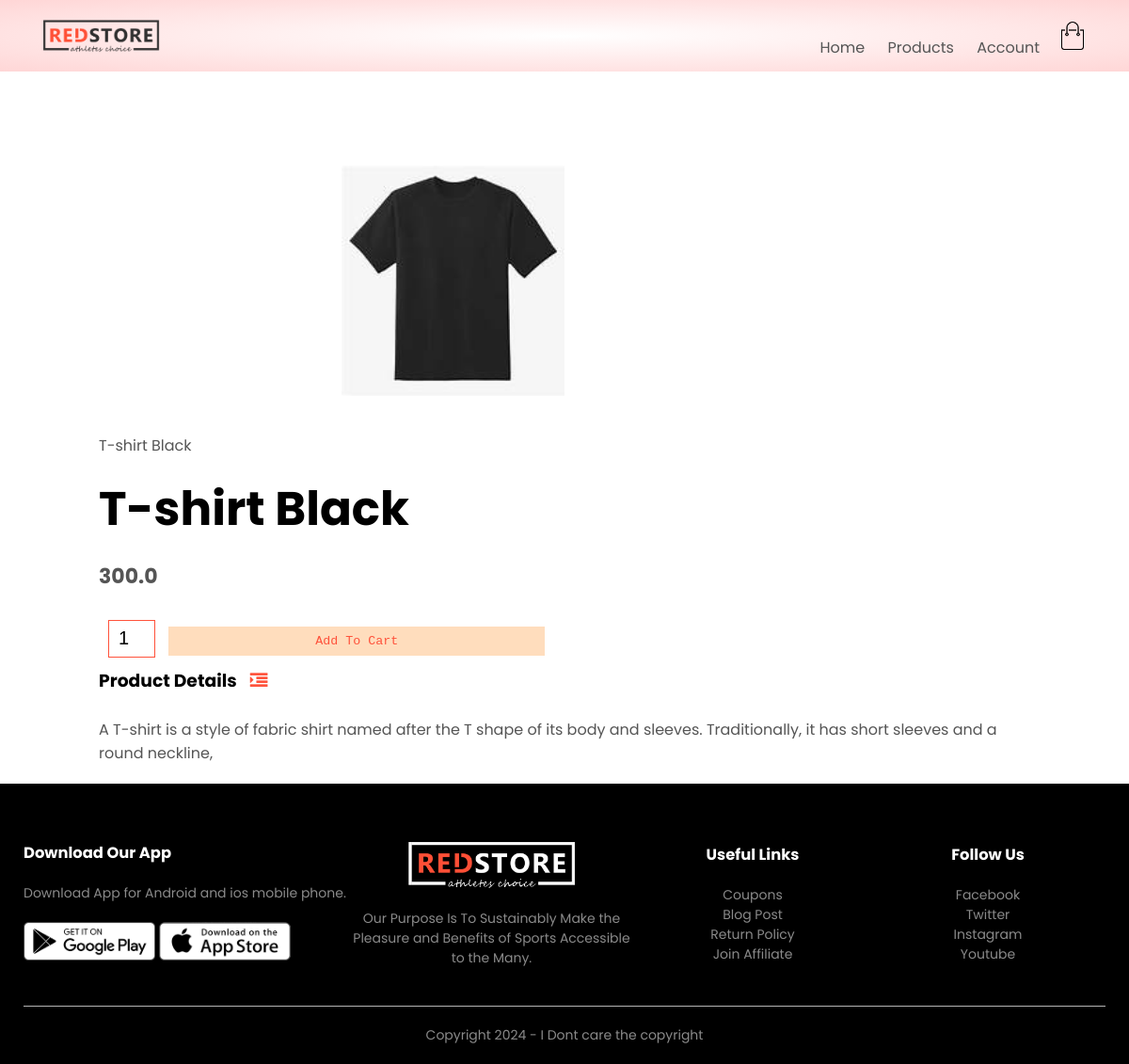
Screenshot of /product_details/2 with the database file from the repository.
### products/models.py (models this page shows, shortened)
class Product(models.Model):
    LIVE=1
    DELETE=0
    DELETE_CHOICES=((LIVE,'Live'),(DELETE,'Delete'))
    title=models.CharField(max_length=200)
    price=models.FloatField()
    description=models.TextField()
    image=models.ImageField(upload_to='media/')
    priority=models.IntegerField(default=0)
    delete_status=models.IntegerField(choices=DELETE_CHOICES,default=LIVE)
    created_at=models.DateTimeField(auto_now_add=True)
    updated_at=models.DateTimeField(auto_now=True)

### products/views.py (the view)
# urls.py: path('product_details/<pk>',views.detail_product,name='detail_product'),
def detail_product(request,pk):
    product=Product.objects.get(pk=pk)
    context={'product':product}
    return render(request,'product_detail.html',context)

### templates/product_detail.html (shortened to what this page needs)
{% extends 'blank_layout.html' %}
 {% block content %}
    {% include 'product_description.html' %}
 {% endblock content %}

### templates/product_description.html (shortened to what this page needs)
{% load static  %}
<div class="small-container single-product">
    <div class="row">
        <div class="col-2">
            <img src="{{ product.image.url }}" width="50%" id="ProductImg">
            </div>
        </div>
        <div class="col-2">
            <p>{{  product.title }}</p>
            <h1>{{  product.title }}</h1>
            <h4>{{  product.price }}</h4>
            <form action="{% url 'add_to_cart' %}" method="post" enctype="multipart/form-data">
            <input type="number" name="quantity" value="1">
            <button type="submit" class="btn" style="width: 400px" >Add To Cart</button>
        </form>
            <h3>Product Details <i class="fa fa-indent"></i></h3>
            <br>
            <p>{{  product.description }}</p>
        </div>
    </div>

### static/css/style.css (style rules this page uses)
* { margin: 0; padding: 0; box-sizing: border-box; }
body { font-family: 'Poppins', sans-serif; }
p { color: #555; }
.row { display: flex; align-items: center; flex-wrap: wrap; justify-content: space-around; }
.col-2 { flex-basis: 50%; min-width: 300px; }
.col-2 img { max-width: 100%; padding: 50px 0; }
.col-2 h1 { font-size: 50px; line-height: 60px; margin: 25px 0; }
.btn { display: inline-block; background: #ffddbd; color: #ff523b; padding: 8px 30px; margin: 30px 0; font-family: 'Courier New', Courier, monospace; cursor: pointer; transition: background 0.5s; border: none; }
.small-container { max-width: 1080px; margin: auto; padding-left: 25px; padding-right: 25px; }
h4 { color: #555; font-weight: normal; }
.single-product { margin-top: 80px; }
.single-product .col-2 img { padding: 0; }
.single-product .col-2 { padding: 20px; }
.single-product h4 { margin: 20px 0; font-size: 22px; font-weight: bold; }
.single-product input { width: 50px; height: 40px; padding-left: 10px; font-size: 20px; margin-left: 10px; border: 1px solid #ff523b; margin-right: 10px; }
.single-product .fa { color: #ff523b; margin-left: 10px; }
form input { width: 100%; height: 30px; margin: 10px 0; padding: 0 10px; border: 1px solid #ccc; }
form .btn { width: 100%; border: none; cursor: pointer; margin: 10px 0; }

### rows the page displays
Product: image (picture), title "T-shirt Black", price "300.0", description "A T-shirt is a style of fabric shirt named after the T shape of its body and sleeves. Traditionally, it has short sleeves and a round neckline,"
